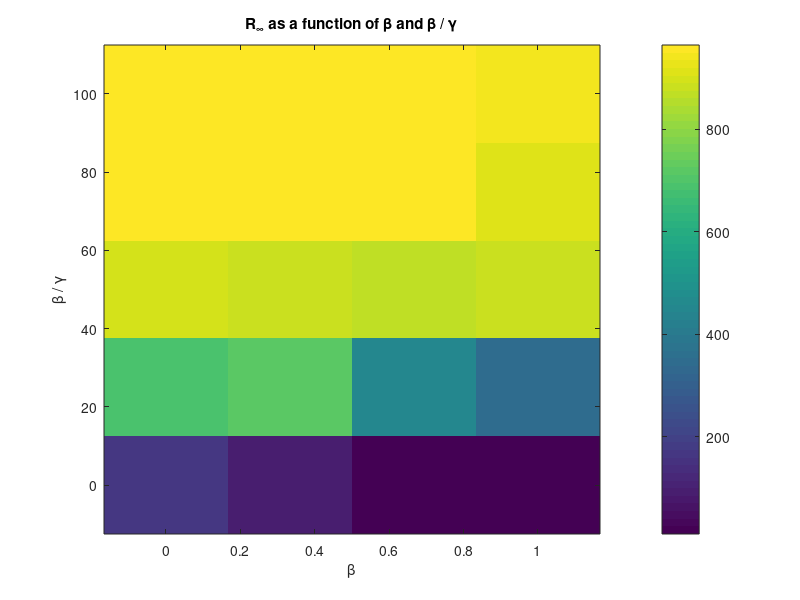

Source code (MATLAB):
clear all
close all
clc
% Initialize
Gamma = [0.01, 0.02];
Beta = linspace(0, 1, 20);
beta_gamma_1 = Beta/Gamma(1);
beta_gamma_2 = Beta/Gamma(2);

% average_1 = [54.2 278.2 661.2 769.2 869.4 894 918.8 957.6 960.8];
% Gamma = [0.01, 0.02];
% Beta = linspace(0.1, 0.9, 9);
% 
% beta_gamma_1 = Beta/Gamma(1);
% beta_gamma_2 = Beta/Gamma(2);
% average_1 = reshape(average_1, [3, 3]);
% average_2 = reshape(average_2, [3 3]);
% 
% imagesc([Beta(1), Beta(end)], [beta_gamma_1(1), beta_gamma_1(end)], average_1')
% colorbar
% xlabel('\beta')
% ylabel('\beta / \gamma')
% title('R_\infty as a function of \beta and \beta / \gamma')
% set(gca,'YDir','normal')


average_1 = [10  16  91 169 339 447 712 691 877 872 878 899 911 965 962 963 949 961 955 960];
average_2 = [10  21  20  46  65  66  97  59 172 287 387 353 466 447 473 589 423 580 488 534];

average_1 = reshape(average_1, [4, 5]);
average_1 = flip(average_1,1);
imagesc([Beta(1), Beta(end)], [beta_gamma_1(1), beta_gamma_1(end)], average_1')
colorbar
xlabel('\beta')
ylabel('\beta / \gamma')
title('R_\infty as a function of \beta and \beta / \gamma')
set(gca,'YDir','normal')